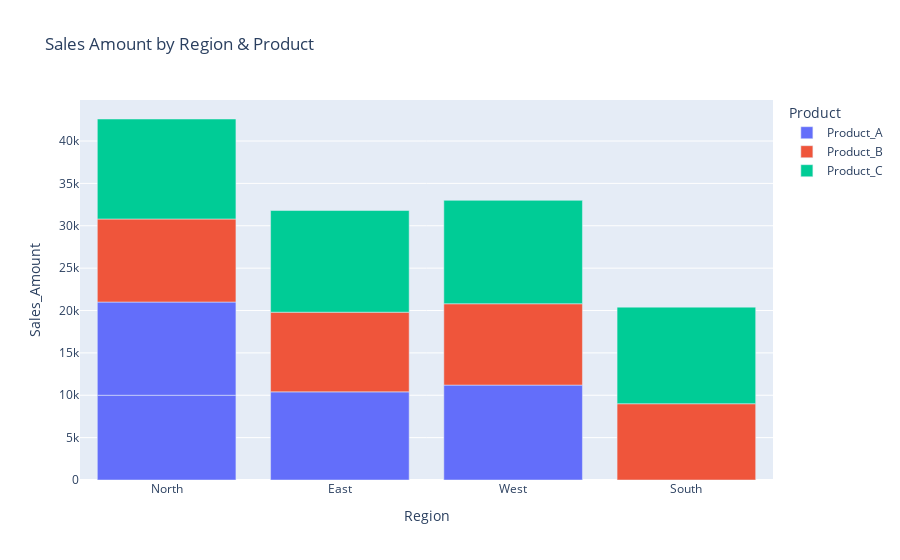

Notebook source saved alongside this figure:
### Code cell
generate("data3.csv")

### Figure 1 — Plotly figure (JSON) as saved in the notebook; plotly's stock layout.template omitted (floating-point values rounded to 4 significant figures)
{"data": [{"alignmentgroup": "True", "customdata": [[500], [550], [520], [560]], "hovertemplate": "Region: %{x}<br>Product: %{color}<br>Sales Amount: %{y}<br>Sales Units: %{customdata[0]}", "legendgroup": "Product_A", "marker": {"color": "#636efa", "pattern": {"shape": ""}}, "name": "Product_A", "offsetgroup": "Product_A", "orientation": "v", "showlegend": true, "textposition": "auto", "type": "bar", "x": ["North", "North", "East", "West"], "xaxis": "x", "y": [10000, 11000, 10400, 11200], "yaxis": "y"}, {"alignmentgroup": "True", "customdata": [[450], [480], [490], [470]], "hovertemplate": "Region: %{x}<br>Product: %{color}<br>Sales Amount: %{y}<br>Sales Units: %{customdata[0]}", "legendgroup": "Product_B", "marker": {"color": "#EF553B", "pattern": {"shape": ""}}, "name": "Product_B", "offsetgroup": "Product_B", "orientation": "v", "showlegend": true, "textposition": "auto", "type": "bar", "x": ["South", "West", "North", "East"], "xaxis": "x", "y": [9000, 9600, 9800, 9400], "yaxis": "y"}, {"alignmentgroup": "True", "customdata": [[600], [570], [610], [590]], "hovertemplate": "Region: %{x}<br>Product: %{color}<br>Sales Amount: %{y}<br>Sales Units: %{customdata[0]}", "legendgroup": "Product_C", "marker": {"color": "#00cc96", "pattern": {"shape": ""}}, "name": "Product_C", "offsetgroup": "Product_C", "orientation": "v", "showlegend": true, "textposition": "auto", "type": "bar", "x": ["East", "South", "West", "North"], "xaxis": "x", "y": [12000, 11400, 12200, 11800], "yaxis": "y"}], "layout": {"barmode": "relative", "legend": {"title": {"text": "Product"}, "tracegroupgap": 0}, "title": {"text": "Sales Amount by Region & Product"}, "xaxis": {"anchor": "y", "domain": [0, 1], "title": {"text": "Region"}}, "yaxis": {"anchor": "x", "domain": [0, 1], "title": {"text": "Sales_Amount"}}}}
